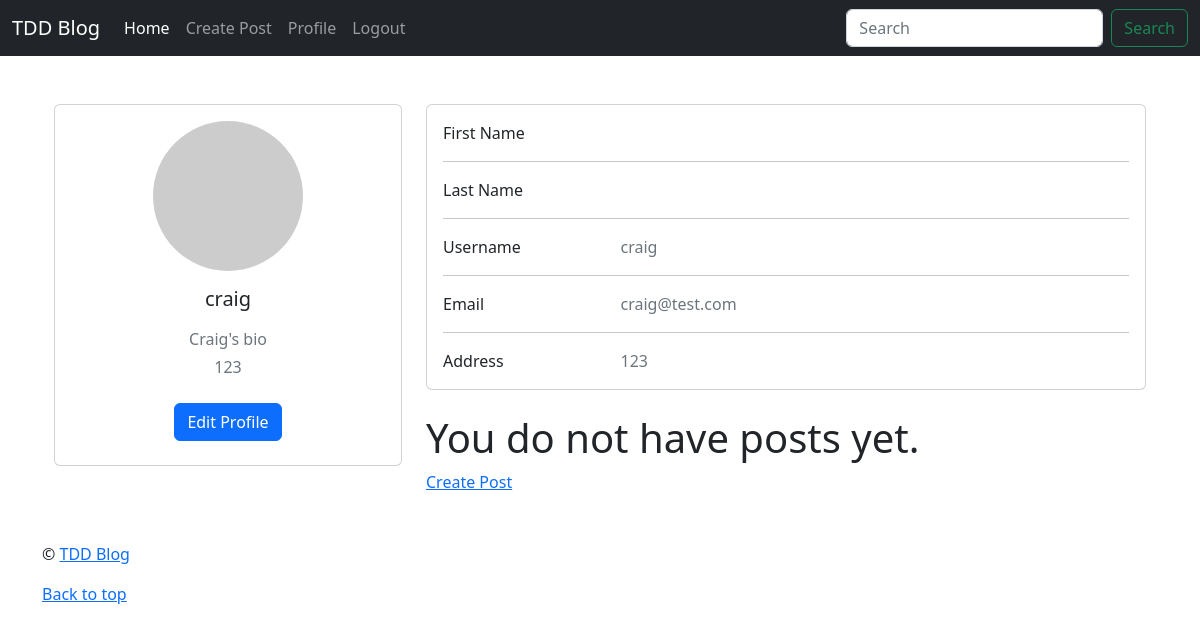
Before: /accounts/current_user_profile/ (signed in) with the older database file.
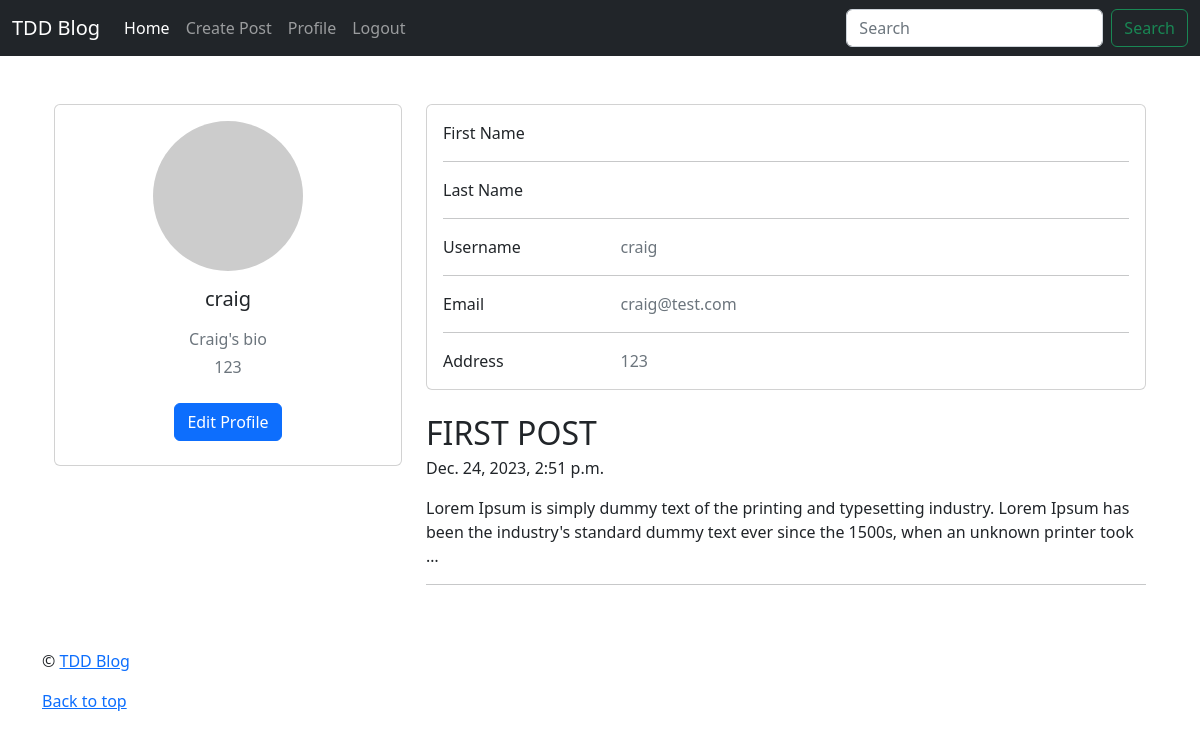
After: the same page with the newer database file.
### posts/models.py (models this page shows, shortened)
class Post(models.Model):
    title = models.CharField(max_length=50)
    body = models.TextField()
    created_at = models.DateTimeField(auto_now_add=True)
    modified_at = models.DateTimeField(auto_now=True)
    author = models.ForeignKey(User, on_delete=models.CASCADE, null=True)

### accounts/views.py (the view)
@login_required
def current_user_profile(request):
    user = request.user
    posts =  Post.objects.filter(author=user).all()
    context ={
        'user':user,
        'posts': posts
    }
    return render(request,'accounts/currentuserprofile.html',context)

### accounts/templates/accounts/currentuserprofile.html (shortened to what this page needs)
{% extends 'base.html' %} {% block content %}
<section style="background-color: #fff">
  <div class="container py-5">
    <div class="row">
      <div class="col-lg-4">
        <div class="card mb-4">
          <div class="card-body text-center">
            <img src="{{user.profile.profile_image}}" alt="avatar" class="rounded-circle img-fluid"
              style="width: 150px" />
            <h5 class="my-3">{{user.username}}</h5>
            <p class="text-muted mb-1">{{user.profile.bio}}</p>
            <p class="text-muted mb-4">{{user.profile.address}}</p>
            <div class="d-flex justify-content-center mb-2">
              <a href="{% url 'update_user_profile' %}" class="btn btn-primary">Edit Profile</a>
            </div>
          </div>
        </div>
      </div>
      <div class="col-lg-8">
        <div class="card mb-4">
          <div class="card-body">
            <div class="row">
              <div class="col-sm-3">
                <p class="mb-0">First Name</p>
              </div>
              <div class="col-sm-9">
              </div>
            </div>
            <hr />
            <div class="row">
              <div class="col-sm-3">
                <p class="mb-0">Last Name</p>
              </div>
              <div class="col-sm-9">
              </div>
            </div>
            <hr />
            <div class="row">
              <div class="col-sm-3">
                <p class="mb-0">Username</p>
              </div>
              <div class="col-sm-9">
                <p class="text-muted mb-0">{{user.username}}</p>
              </div>
            </div>
            <hr />
            <div class="row">
              <div class="col-sm-3">
                <p class="mb-0">Email</p>
              </div>
              <div class="col-sm-9">
                <p class="text-muted mb-0">{{user.email}}</p>
              </div>
            </div>
            <hr />
            <div class="row">
              <div class="col-sm-3">
                <p class="mb-0">Address</p>
              </div>
              <div class="col-sm-9">
                <p class="text-muted mb-0">{{user.profile.address}}</p>
              </div>
            </div>
          </div>
        </div>
        <div class="row">
          {% if posts %} {% for post in posts %}
          <article class="blog-post">
            <h2 class="blog-post-title mb-1">{{post.title}}</h2>
            <p class="blog-post-meta">{{post.created_at}}</p>
            <p>{{post.body|truncatewords:30}}</p>
            <hr />
          </article>
          {% endfor %} {% else %}
          <h1>You do not have posts yet.</h1>
          <a href="{% url 'create_post' %}">Create Post</a>
          {% endif %}
        </div>
      </div>
    </div>
  </div>
</section>
{% endblock content %}

Changed rows visible on the page:
now on this page (row edited): Post: title "FIRST POST", created_at "Dec. 24, 2023, 2:51 p.m.", body "Lorem Ipsum is simply dummy text of the printing and typesetting industry. Lorem Ipsum has been the industry's standard dummy text ever since the 1500s, when an unknown printer took …"
Other visible differences:
text no longer shown: "You do not have posts yet. Create Post"
